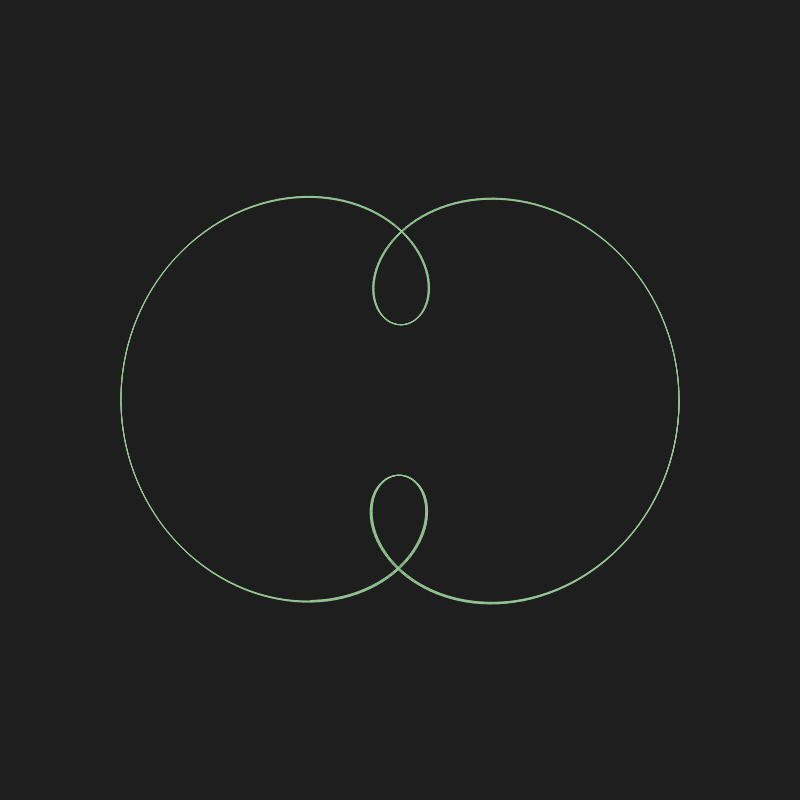
Frame 1 (no input)
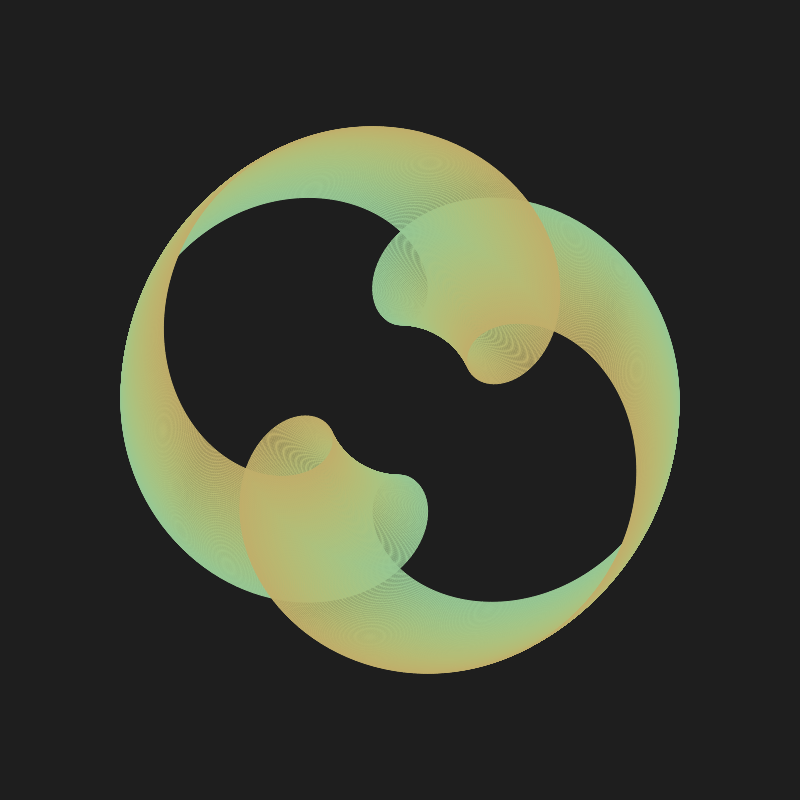
Frame 60 (no input)
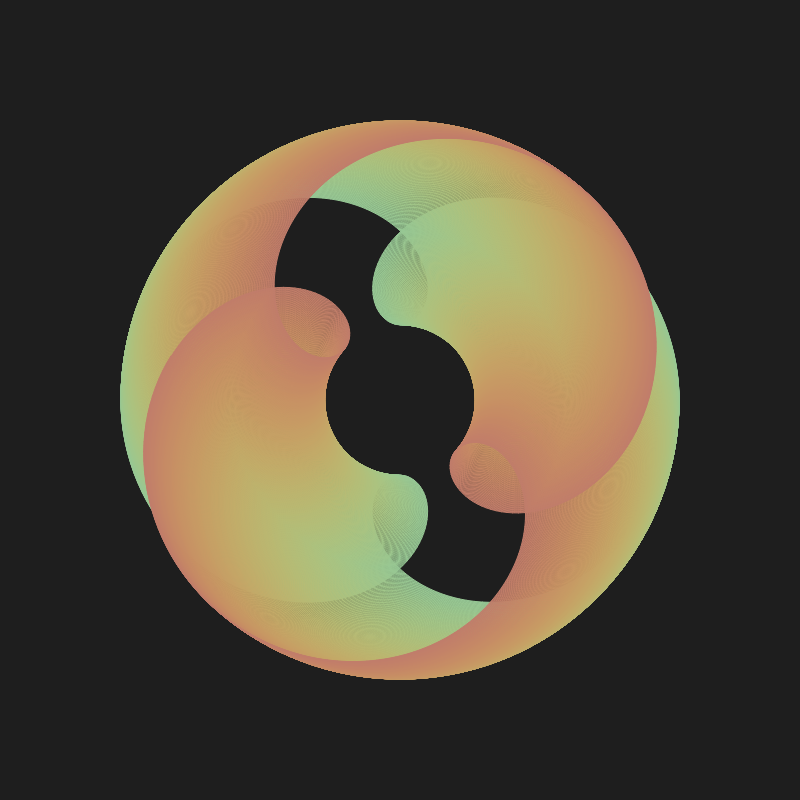
Frame 120 (the mouse pressed at the canvas centre since frame 60)

The p5.js sketch that drew these frames (run headless with seeded random() and noise() and a simulated clock; from frame 60 on, the mouse is pressed at the canvas centre):

// p5.js sketch
// ── sketch.js
var r1
var r2

var a1 = 0;
var a2 = 0;

var a1Inc
var a2Inc

var prevX
var prevY

function setup() {
  createCanvas(800, 800);
  angleMode(DEGREES)
  background(30)
  
  // r1 = random(100, 200)
  // r2 = random(100, 200)
  
  // a1Inc = random(0.1, 5)
  // a2Inc = random(0.1, 5)

  // Gradient Blend
  r1 = 101.92
  r2 = 177.16
  
  a1Inc = 3.6650
  a2Inc = 1.2224

  // Spiral Spiky
  // r1 = 114.369
  // r2 = 168.216
  
  // a1Inc = 2.966062
  // a2Inc = 2.075976

  // Another
  // r1 = 134.61189
  // r2 = 189.11173

  // a1Inc = 2.6820486
  // a2Inc = 0.8533084

  // The Snail
  // r1 = 125.6952351
  // r2 = 160.4599506

  // a1Inc = 4.488421007
  // a2Inc = 2.7529


  
  console.log(r1, r2, a1Inc, a2Inc)
}

function draw() {
  
  translate(width/2, height/2);
  stroke(255);
  
  for (var i = 0; i < 1000; i++) {
    var x1 = r1 * cos(a1);
    var y1 = r1 * sin(a1);
  
    var x2 = x1 + r2 * cos(a2);
    var y2 = y1 + r2 * sin(a2)
    
    var r = map(sin(frameCount), -1, 1, 100, 200)
    var g = map(cos(frameCount), -1, 1, 100, 200)
    var b = map(sin(frameCount), -1, 1, 200, 100)
    
    stroke(r, g, b)
  
    line(prevX, prevY, x2, y2);
  
    prevX = x2;
    prevY = y2;
  
    a1 += a1Inc;
    a2 += a2Inc; 
  }
}
